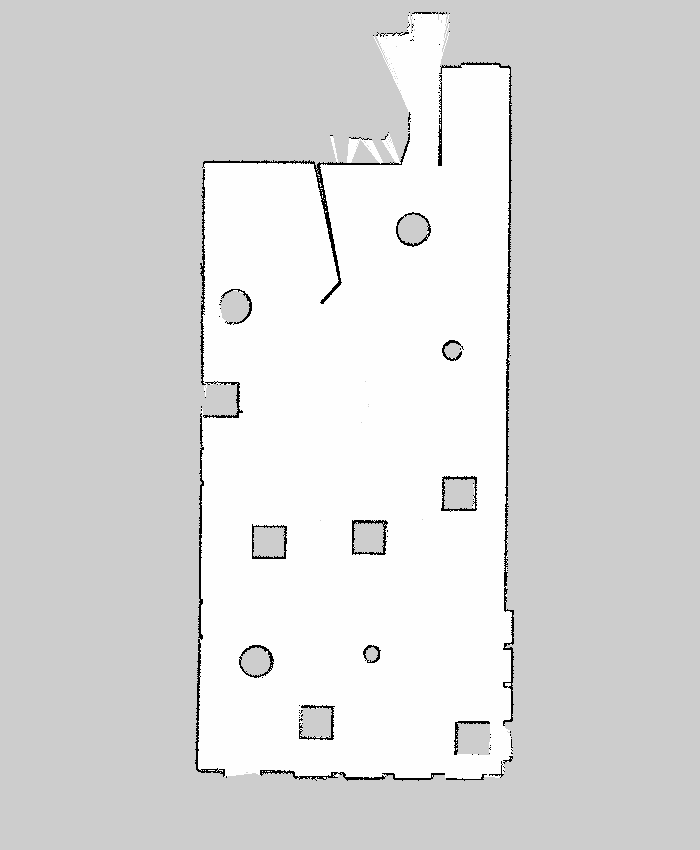
#> input picture a_star_cv/map.pgm, 700 x 850 px
$ python path_search.py
#> lines starting #> are read from the running program, lines starting #| are printed output that depends on the picture; after the words box and inside, x2 and y2 are one past the last pixel; in counts of white or black regions, pixels touching at a corner belong together
### a_star_cv/mapping.py
# -*- coding: utf-8 -*-
"""
Created on Thu Jan  6 17:48:30 2022

@author: karthik
"""

# import opencv
import cv2
import numpy as np

def threshold(image):
    g_image=(image)
    p= np.shape(image)[0]
    q= np.shape(image)[1]
    for i in range(0,p):
        for j in range(0,q):
          if g_image[i,j]>220:
               g_image[i,j]=255
          elif g_image[i][j] ==205:
               g_image[i,j]=0

    return g_image


def map_threshold(image):
    # Load the input image


    # Use the cvtColor() function to grayscale the image
    gray_image = cv2.cvtColor(image, cv2.COLOR_BGR2GRAY)

    #cv2.imshow('Grayscale', gray_image)
    cv2.waitKey(0)

    # Window shown waits for any key pressing event
    cv2.destroyAllWindows()

    img=threshold(gray_image)
    #cv2.imshow('map',img)
    #cv2.waitKey(0)
    #cv2.destroyAllWindows()
    return img

### a_star_cv/a_star.py
# -*- coding: utf-8 -*-
"""
Created on Sun Jan  9 10:32:32 2022

@author: dheeraj
"""

import priority_dict
from math import dist,sqrt


def get_nearest_pixels(node,image):
    pix_list=[]
    y,x = node
    for i in range(-1,2):
        for j in range(-1,2):
            t1,t2= y+i,x+j
            pixel=image[t1,t2]
            if t1==y and t2==x:
                continue
            elif pixel==255:
                p= [y,x]
                q= [t1,t2]
                length= dist(p, q)

                pix_list.append((t1,t2,'%.2f'%length))
            elif pixel==0:
                continue
    return pix_list

# This function follows the predecessor
# backpointers and generates the equivalent path from the
# origin as a list of vertex keys.
def get_path(origin_key, goal_key, predecessors):
    key = goal_key
    path = [goal_key]

    while (key != origin_key):
        key = predecessors[key]
        path.insert(0, key)

    return path


def distance_heuristic(current_node,goal_node):
    y1,x1 = current_node
    y2,x2 = goal_node
    d= sqrt((y2-y1)**2 + (x2-x1)**2)
    d= float('%.3f'%d)
    return d

def a_star_search(origin_key, goal_key, image):
    # The priority queue of open vertices we've reached.
    # Keys are the vertex keys, vals are the accumulated
    # distances plus the heuristic estimates of the distance
    # to go.
    open_queue = priority_dict.priority_dict()

    # The dictionary of closed vertices we've processed.
    closed_dict = {}

    # The dictionary of predecessors for each vertex.
    predecessors = {}
    predecessors[origin_key]= 0

    # The dictionary that stores the best cost to reach each
    # vertex found so far.
    costs = {}


    # Add the origin to the open queue and the costs dictionary.
    costs[origin_key] = 0.0
    open_queue[origin_key] = distance_heuristic(origin_key, goal_key)


    goal_found = False
    while (open_queue):
        u=open_queue.pop_smallest()
        #u=(U[0],U[1])
        #u_val=U[1]
        uCost= costs[u]

        if u==goal_key:
            goal_found= True


        for edge in get_nearest_pixels(u,image):
            v=(edge[0], edge[1])
            uvCost = float(edge[2])
            h_v= distance_heuristic(v, goal_key)

            if v in closed_dict:
                continue

            if v in open_queue:
                if uCost+uvCost+h_v< open_queue[v]:
                    open_queue[v]= uCost+uvCost+h_v
                    costs[v]= uCost+uvCost
                    predecessors[v]=u

            else:
                open_queue[v]= uCost+uvCost+h_v
                costs[v]= uCost+uvCost
                predecessors[v]=u


        closed_dict[u]=uCost
    if not goal_found:
        raise ValueError("Goal not found in search.")

    # Construct the path from the predecessors dictionary.
    return get_path(origin_key, goal_key, predecessors)

### a_star_cv/plot_path.py
# -*- coding: utf-8 -*-
"""
Created on Sun Jan  9 15:01:21 2022

@author: dheeraj
"""

import cv2 as cv
#import numpy as np

# changing colour of pixels in the path

def plot(image,path):
    for i in path:
        y,x = i
        image[y,x,0]=0
        image[y,x,1]=255
        image[y,x,2]=0

    cv.imshow('map',image)
    cv.waitKey(0)
    cv.destroyAllWindows()

### a_star_cv/priority_dict.py
# -*- coding: utf-8 -*-
"""
Created on Sun Jan  9 11:39:45 2022

@author: dheeraj
"""

from heapq import heapify, heappush, heappop

class priority_dict(dict):

    def __init__(self, *args, **kwargs):
        super(priority_dict, self).__init__(*args, **kwargs)
        self._rebuild_heap()

    def _rebuild_heap(self):
        self._heap = [(v, k) for k, v in self.items()]
        heapify(self._heap)

    # [7 lines left out: function smallest, not called in this run]

    def pop_smallest(self):
        heap = self._heap
        v, k = heappop(heap)
        while k not in self or self[k] != v:
            v, k = heappop(heap)
        del self[k]
        return k

    def __setitem__(self, key, val):
        super(priority_dict, self).__setitem__(key, val)

        if len(self._heap) < 2 * len(self):
            heappush(self._heap, (val, key))
        else:
            self._rebuild_heap()

    # [5 lines left out: function setdefault, not called in this run]

    def update(self, *args, **kwargs):
        super(priority_dict, self).update(*args, **kwargs)
        self._rebuild_heap()

    def sorted_iter(self):
        while self:
            yield self.pop_smallest()

### a_star_cv/path_search.py
# -*- coding: utf-8 -*-
"""
Created on Sun Jan  9 14:19:17 2022

@author: dheeraj
"""

import cv2 as cv
from a_star import a_star_search
import plot_path
from mapping import map_threshold

#read image
image = cv.imread('map.pgm')
#> image is the input picture: shape (850, 700, 3); min 0, max 254, mean 218
img= map_threshold(image)
#> after the loop in threshold, `for i in range(0,p):`:
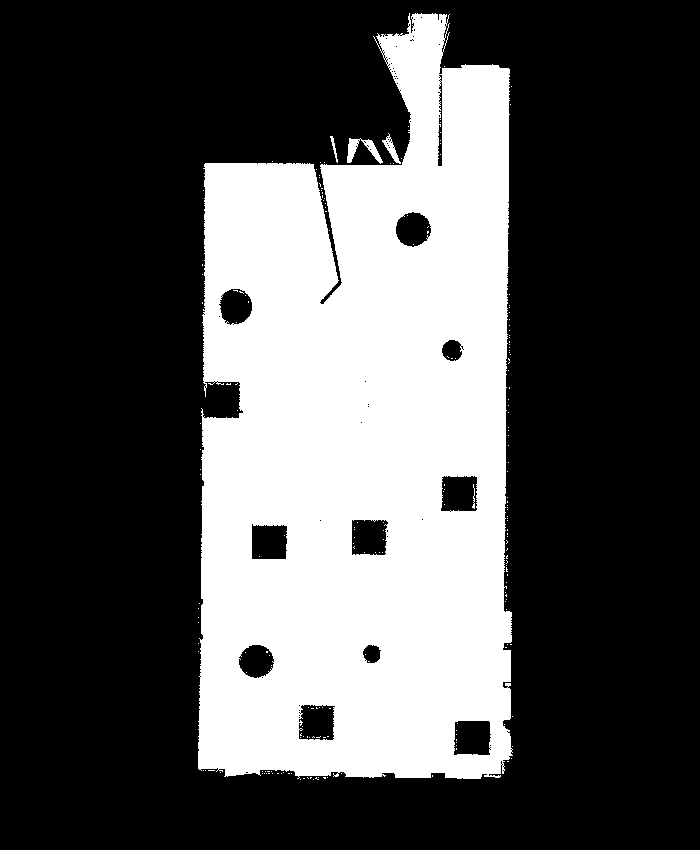
#> g_image: shape (850, 700); 31.8% white; 202 white regions (197 under 20 px), largest, box (x1, y1, x2, y2) and area: (198, 13, 513, 779) 188314, (347, 138, 383, 164) 365, (382, 133, 401, 164) 183, (330, 136, 338, 163) 64, (472, 484, 475, 509) 33

origin= (370,370)
destination= (639,269)

path= a_star_search(origin,destination,img)
#> path = 270 pairs, first value 370 to 639, second value 269 to 370


plot_path.plot(image,path)
#> the loop in plot, `for i in path:` made 270 passes
#> (i, x) on passes 1 to 3: ((370, 370), 370), ((371, 370), 370), ((372, 370), 370)
#> after the loop in plot, `for i in path:`:
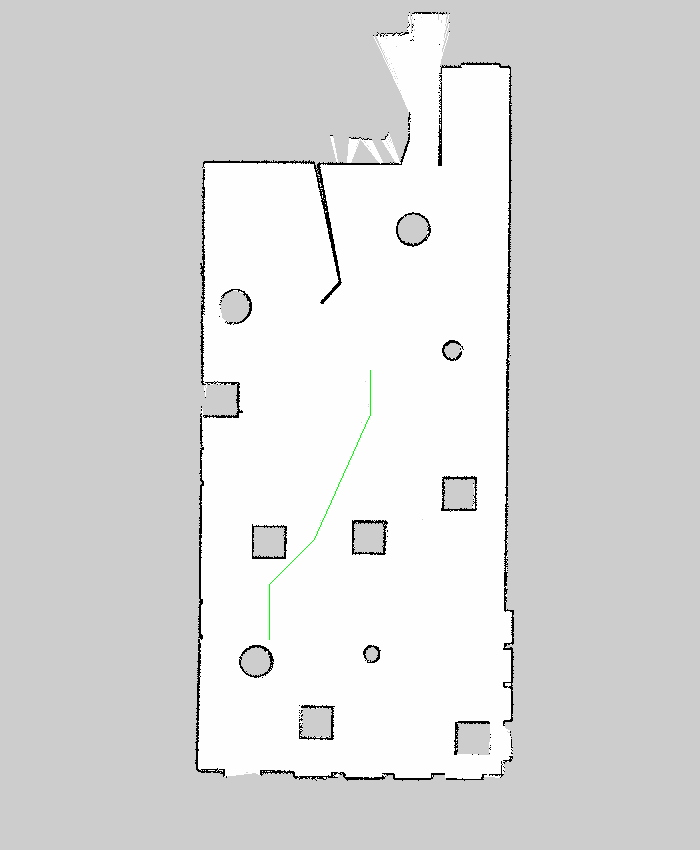
#> image: shape (850, 700, 3); 0.05% of pixels changed, all inside (x1, y1, x2, y2) = (269, 370, 371, 640)
